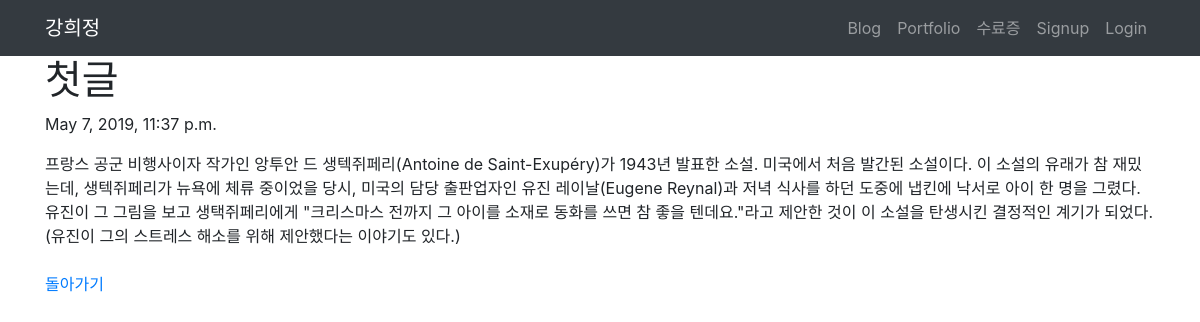
Page /blog/1/ on the committed database.
### project/models.py (models this page shows, shortened)
class Blog(models.Model):
    title=models.CharField(max_length=200)
    pub_date=models.DateTimeField('date published')
    body=models.TextField()

### project/views.py (the view)
# urls.py: path('<int:blog_id>/',views.detail,name='detail'),
def detail(request,blog_id):
    blog_detail=get_object_or_404(Blog,pk=blog_id)
    return render(request,'detail.html',{'blog':blog_detail})

### project/templates/detail.html
<!DOCTYPE html>
<html>
{% extends 'base.html' %}
{% block content %}
<body>
<h1>{{blog.title}}</h1>
<p>{{blog.pub_date}}</p>
<p>
{{blog.body}}
<br><br>
<a href = "{% url 'home' %}">돌아가기</a>
</p>
</body>
</html>
{% endblock %}

### rows in the picture
Blog: title "첫글", pub_date "May 7, 2019, 11:37 p.m.", body "프랑스 공군 비행사이자 작가인 앙투안 드 생텍쥐페리(Antoine de Saint-Exupéry)가 1943년 발표한 소설. 미국에서 처음 발간된 소설이다. 이 소설의 유래가 참 재밌는데, 생텍쥐페리가 뉴욕에 체류 중이었을 당시, 미국의 담당 출판업자인 유진 레이날(Eugene Reynal)과 저녁 식사를 하던 도중에 냅킨에 낙서로 아이 한 명을 그렸다. 유진이 그 그림을 보고 생택쥐페리에게 \"크리스마스 전까지 그 아이를 소재로 동화를 쓰면 참 좋을 텐데요.\"라고 제안한 것이 이 소설을 탄생시킨 결정적인 계기가 되었다. (유진이 그의 스트레스 해소를 위해 제안했다는 이야기도 있다.)"
